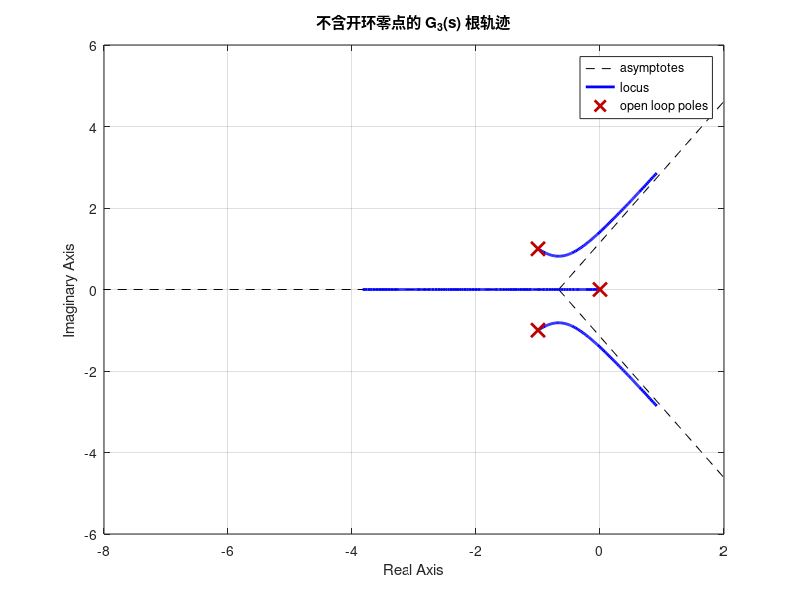

Write MATLAB code to recreate this figure. (Note: this script raises an error after producing the figure.)
% File: root_locus_G3.m
clc; clear; close all;

num3 = 1;
den3 = [1 2 2 0];
G3 = tf(num3, den3);

% 不含开环零点的 G_3(s) 根轨迹
figure(1);
rlocus(G3);
title('不含开环零点的 G_3(s) 根轨迹');
axis([-8 2 -6 6]);
saveas(gcf, 'figures_locus/locus_G3_nozero.png');

% 含开环零点的 G_3(s) 根轨迹
z = [-100, -75, -50, -25, -5, -4, -3, -2, -1, 0];
for i = 1:length(z)
    G3 = root_zero(z(i));
    figure(2);
    rlocus(G3);
    title('开环零点 z = ' + string(z(i)) + ' 的 G_3(s) 根轨迹');  
    axis([-8 2 -6 6]);
    saveas(gcf, 'locus_G3_' + string(z(i)) + '.png');
end
